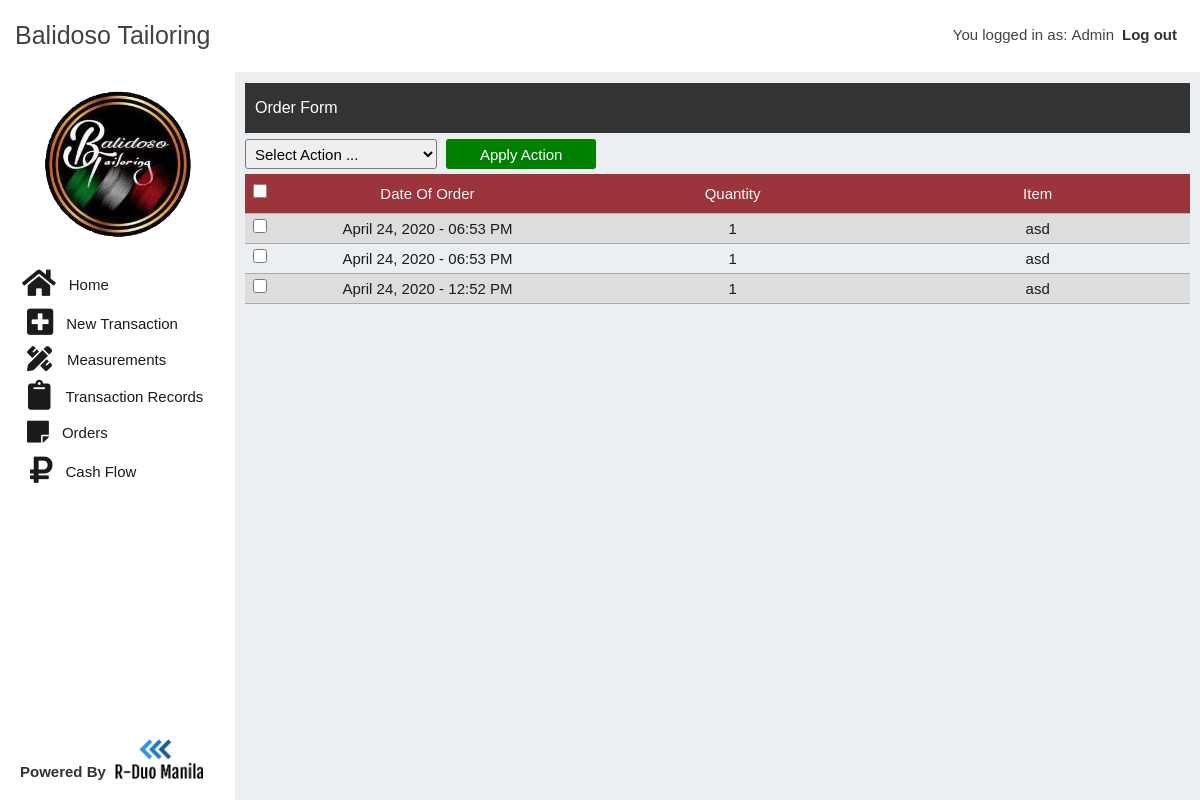
Screenshot of /orders.php (signed in) with the database file from the repository.
### tables this page shows
CREATE TABLE `orders` (
  `id` int(100) NOT NULL,
  `ordered_date` varchar(255) NOT NULL,
  `ordered_by` varchar(100) NOT NULL,
  `qty` int(100) NOT NULL,
  `item_name` varchar(100) NOT NULL
);

### orders.php (the view, shortened to what this page needs)
<?php require 'views/header.php';
      require 'views/sidebar.php';
      include 'includes/handler.php';
?>
<div class="orders-container">
   <p class="title-orders" style="background: #333;">Order Form</p>
   <div class="order-wrapper">
      <form action="" method="POST" class="orders-form">
         <select name="select_option" id="" class="select">
            <option value="">Select Action ...</option>
         </select>
         <input type="submit" onClick="Javascript : return confirm('Are you sure you want to continue?')" name="apply_action" value="Apply Action" class="submit-order">
         <div class="orders-table">
            <table cellpadding="0" cellspacing="0" role="presentation">
               <thead>
                  <tr>
                     <th class="td-checkbox"><input class="checkbox-array" type="checkbox"></th>
                     <th>Date Of Order</th>
                     <th>Quantity</th>
                     <th>Item</th>
                  </tr>
               </thead>
               <tbody>
               <?php
                  $all_orders_query = "SELECT * FROM orders ORDER BY id DESC";
                  $all_orders_query_result = mysqli_query($connection, $all_orders_query);
                  while ($row = mysqli_fetch_assoc($all_orders_query_result)) {
                     $order_id = $row['id'];
                     $order_date = $row['ordered_date'];
                     $order_qty = $row['qty'];
                     $order_name = $row['item_name'];
                     ?>
                     <tr>
                        <td class="td-checkbox"><input type="checkbox" name="check_box_array[]" value="<?php echo $order_id; ?>" class="checkbox"></td>
                        <td><?php echo $order_date; ?></td>
                        <td><?php echo $order_qty; ?></td>
                        <td><?php echo $order_name; ?></td>
                     </tr>
               <?php }
               ?>
               </tbody>
            </table>
         </div>
      </form>
   </div>
</div>
<?php require 'views/footer.php'; ?>

### css/dashboard.css (style rules this page uses)
td { width: 313px; text-align: center; border: 1px solid rgba(0,0,0,0.4); height: 30px; }

### css/orders.css (style rules this page uses)
.orders-container { font-family: 'Century Gothic', sans-serif; position: absolute; top: 83px; right: 10px; left: 245px; overflow-x: hidden; }
.orders-container .title-orders { width: 100%; color: #FFFFFF; background: -webkit-gradient(linear, left top, left bottom, from(rgba(0, 0, 0, 0.8)), to(rgba(0, 0, 0, 0.7))); background: linear-gradient(rgba(0, 0, 0, 0.8), rgba(0, 0, 0, 0.7)); line-height: 50px; font-size: 16px; padding-left: 10px; margin-bottom: 6px; overflow-x: hidden; }
.order-wrapper .select { height: 30px; padding: 0 60px 0 5px; border-radius: 3px; font-size: 15px; margin-right: 5px; }
.order-wrapper .submit-order { height: 30px; border: 0; background: green; color: #fff; border-radius: 3px; width: 150px; }
.orders-form { display: block; }
.orders-table { width: 100%; }
.orders-table table { width: 100%; }
.orders-table table th,td { height: 30px; border-top: none; border-left: none; border-right: none; border-bottom: 1px solid #aaa; }
.orders-table table th { background: #8b0b13; opacity: 0.8; color: #fff; font-weight: normal; height: 40px; }
.orders-table table tr:nth-child(odd) { background: #ddd; }
.orders-table table input[type="checkbox"] { height: 14px; width: inherit; }
.td-checkbox { width: 30px!important; }

### css/measurements.css (style rules this page uses)
input, button { width: 220px; height: 25px; margin-bottom: 5px; font-size: 15px; }
form { display: flex; overflow: hidden; }

### css/default.css (style rules this page uses)
html { box-sizing: border-box; }
*, *::before, *::after { box-sizing: inherit; padding: 0; margin: 0; }
body { font-family: Century Gothic, sans-serif; font-size: 15px; color: #1b1b1b; background: #eceff1; }

### rows the page displays
orders: ordered_date "April 24, 2020 - 06:53 PM", qty "1", item_name "asd"
orders: ordered_date "April 24, 2020 - 06:53 PM", qty "1", item_name "asd"
orders: ordered_date "April 24, 2020 - 12:52 PM", qty "1", item_name "asd"

### other values shown
$_SESSION["role"] "Admin"
